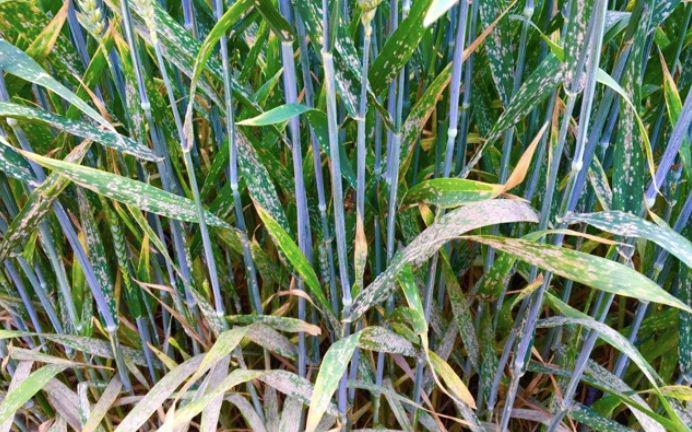
#> input picture data/samples/sample_1.jpg, 692 x 432 px
$ python -i severity.py   (imports and definitions only)
#> lines starting #> are read from the running program, lines starting #| are printed output that depends on the picture; after the words box and inside, x2 and y2 are one past the last pixel; in counts of white or black regions, pixels touching at a corner belong together
from typing import Dict, Any, Optional, Tuple, Union
import numpy as np
import cv2

class DiseaseSeverityEstimator:
    """
    Quantitative crop disease severity estimation engine.
    Computes disease-affected area strictly relative to valid leaf tissue area:
    Disease Severity (%) = (A_d / A_l) * 100
    where:
      A_d = number of pixels classified as diseased lesions
      A_l = number of pixels belonging to visible leaf tissue
    """
    def __init__(
        self,
        mild_threshold: float = 10.0,
        moderate_threshold: float = 25.0,
        min_valid_leaf_pixels: int = 100
    ):
        self.mild_threshold = mild_threshold
        self.moderate_threshold = moderate_threshold
        self.min_valid_leaf_pixels = min_valid_leaf_pixels

    def extract_leaf_tissue_mask(
        self,
        image_rgb: np.ndarray,
        user_leaf_mask: Optional[np.ndarray] = None
    ) -> Tuple[np.ndarray, str]:
        """
        Extracts visible plant leaf tissue mask to avoid background inflation.
        If user provides an explicit leaf mask, it is verified and utilized.
        Otherwise, an adaptive vegetation color-space segmentation (HSV + ExG)
        is applied to distinguish foliage from inert background.
        """
        if user_leaf_mask is not None:
            mask = (user_leaf_mask > 0).astype(np.uint8)
            return mask, "ground_truth_leaf_annotation"

        # Adaptive Leaf Foliage Extraction
        # Convert RGB to HSV and calculate Excess Green Index (ExG = 2*G - R - B)
        hsv = cv2.cvtColor(image_rgb, cv2.COLOR_RGB2HSV)
#> hsv: shape (432, 692, 3); mean H, S, V 60.6, 100.8, 132.8
        r, g, b = image_rgb[:, :, 0].astype(np.float32), image_rgb[:, :, 1].astype(np.float32), image_rgb[:, :, 2].astype(np.float32)
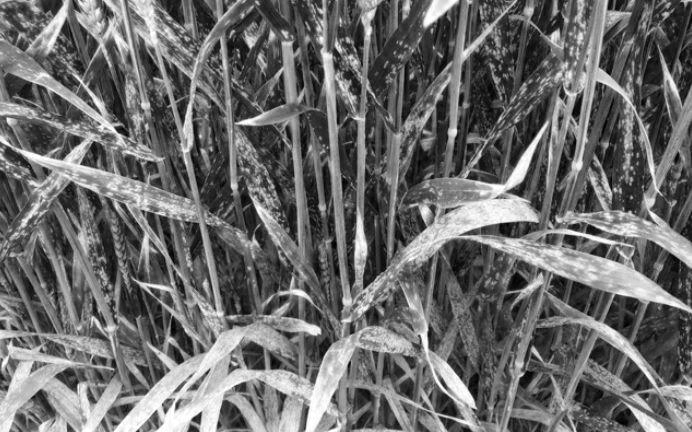
#> r: shape (432, 692) float32; min 0, max 255, mean 107.8
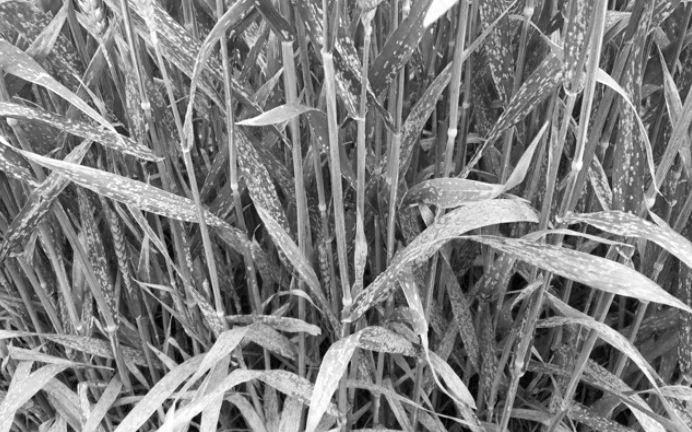
#> g: shape (432, 692) float32; min 0, max 255, mean 126.4
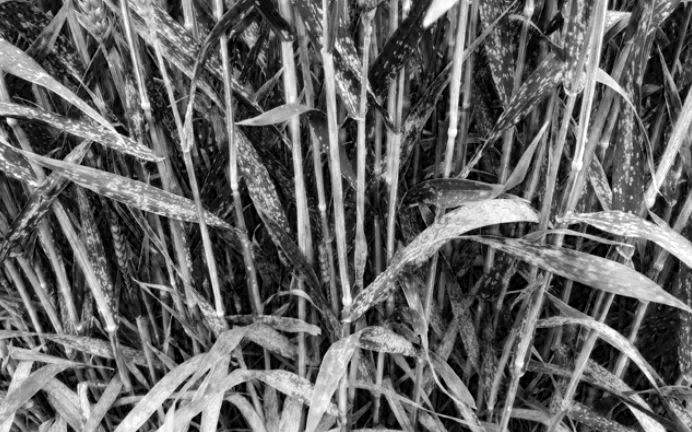
#> b: shape (432, 692) float32; min 0, max 255, mean 100.5
        exg = 2.0 * g - r - b
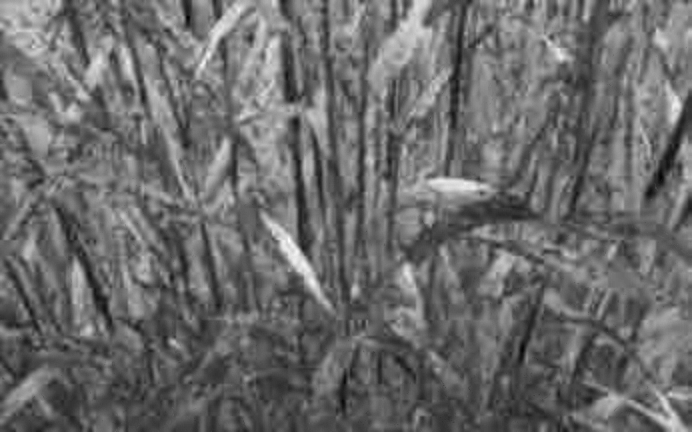
#> exg: shape (432, 692) float32; min -98, max 239, mean 44.4; drawn with min black and max white

        # Green & yellow-brown plant tissue ranges in HSV
        lower_green_yellow = np.array([15, 25, 25], dtype=np.uint8)
        upper_green_yellow = np.array([95, 255, 255], dtype=np.uint8)
        color_mask = cv2.inRange(hsv, lower_green_yellow, upper_green_yellow)
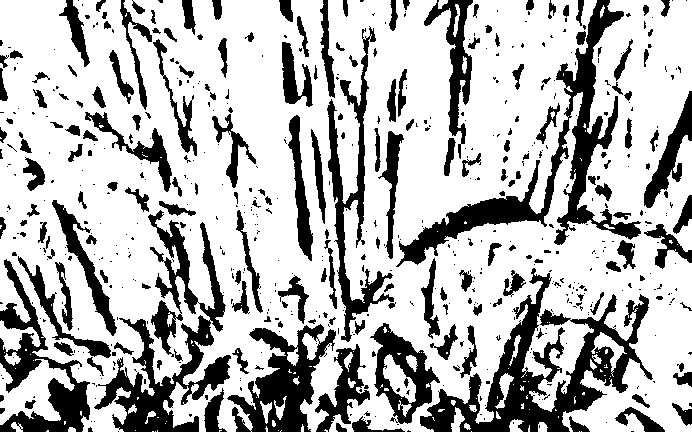
#> color_mask: shape (432, 692); 72.1% white; 618 black regions (426 under 20 px), largest, box (x1, y1, x2, y2) and area: (420, 268, 653, 432) 11111, (396, 0, 641, 267) 9460, (94, 210, 231, 432) 9000

        # Combined vegetation response
        exg_norm = np.clip((exg - exg.min()) / (exg.max() - exg.min() + 1e-6) * 255, 0, 255).astype(np.uint8)
        _, otsu_mask = cv2.threshold(exg_norm, 0, 255, cv2.THRESH_BINARY + cv2.THRESH_OTSU)
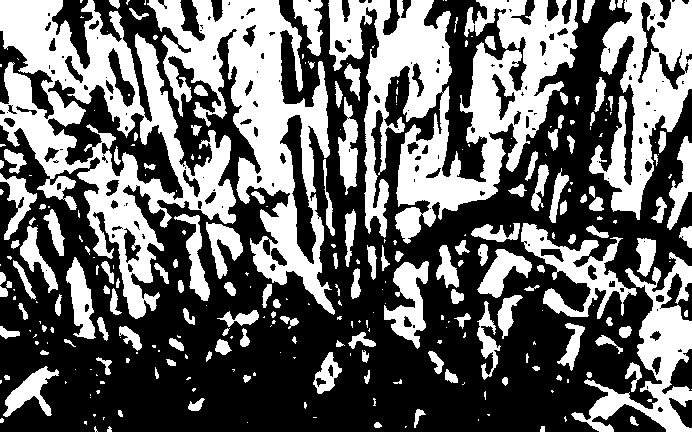
#> otsu_mask: shape (432, 692); 40.9% white; 293 white regions (147 under 20 px), largest, box (x1, y1, x2, y2) and area: (328, 0, 578, 244) 26669, (0, 0, 236, 319) 25217, (147, 0, 335, 315) 20345

        leaf_mask = cv2.bitwise_or(color_mask, otsu_mask)

        # Morphological cleanup
        kernel = cv2.getStructuringElement(cv2.MORPH_ELLIPSE, (5, 5))
        leaf_mask = cv2.morphologyEx(leaf_mask, cv2.MORPH_CLOSE, kernel)
#> leaf_mask: shape (432, 692); 76.5% white; 237 black regions (38 under 20 px), largest, box (x1, y1, x2, y2) and area: (420, 275, 649, 432) 8881, (557, 0, 624, 228) 4306, (229, 341, 320, 432) 3726
        leaf_mask = cv2.morphologyEx(leaf_mask, cv2.MORPH_OPEN, kernel)
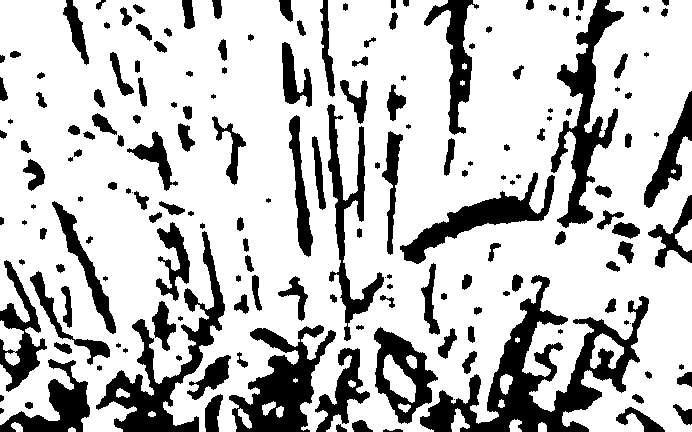
#> leaf_mask: shape (432, 692); 75.6% white; 178 black regions (28 under 20 px), largest, box (x1, y1, x2, y2) and area: (420, 275, 649, 432) 10665, (96, 231, 225, 432) 5726, (229, 325, 336, 432) 5204

        return (leaf_mask > 0).astype(np.uint8), "adaptive_vegetation_extraction"

    # [77 lines left out: function estimate_severity, not called in this run]

>>> import cv2
>>> picture = cv2.cvtColor(cv2.imread('../../../data/samples/sample_1.jpg'), cv2.COLOR_BGR2RGB)
>>> result = DiseaseSeverityEstimator().extract_leaf_tissue_mask(picture)

$ run again, on data/samples/sample_2.jpg
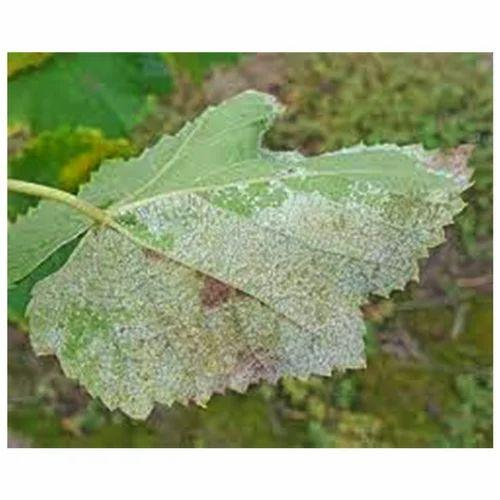
#> input picture data/samples/sample_2.jpg, 500 x 500 px
#> hsv: shape (500, 500, 3); mean H, S, V 33.4, 75.1, 165
#> in extract_leaf_tissue_mask, `color_mask = cv2.inRange(hsv, lower_green_yellow, upper_green_yellow)`:
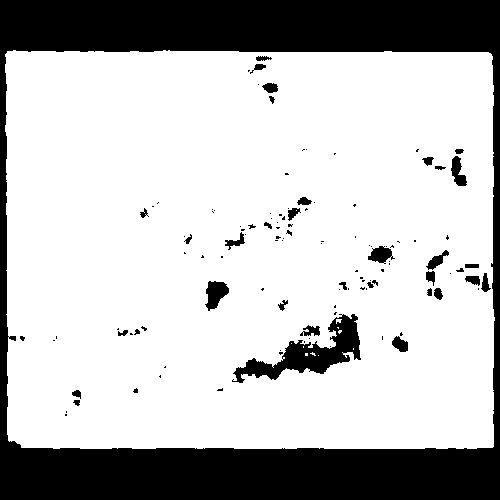
#> color_mask: shape (500, 500); 74.7% white; 117 black regions (82 under 20 px), largest, box (x1, y1, x2, y2) and area: (0, 0, 500, 500) 56994, (232, 314, 361, 383) 2953, (205, 281, 229, 311) 443
#> otsu_mask: shape (500, 500); 38.7% white; 72 white regions (45 under 20 px), largest, box (x1, y1, x2, y2) and area: (7, 51, 492, 448) 76387, (192, 298, 492, 448) 15747, (470, 141, 492, 193) 827
#> in extract_leaf_tissue_mask, `leaf_mask = cv2.morphologyEx(leaf_mask, cv2.MORPH_OPEN, kernel)`:
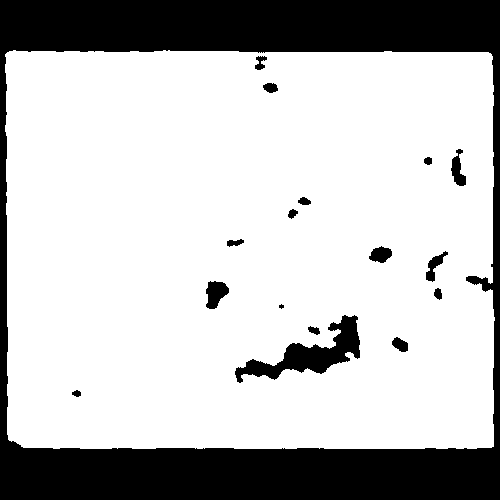
#> leaf_mask: shape (500, 500); 75.2% white; 17 black regions (1 under 20 px), largest, box (x1, y1, x2, y2) and area: (0, 0, 500, 500) 57182, (235, 315, 360, 383) 2819, (206, 281, 229, 309) 434

$ run again, on data/samples/sample_3.jpg
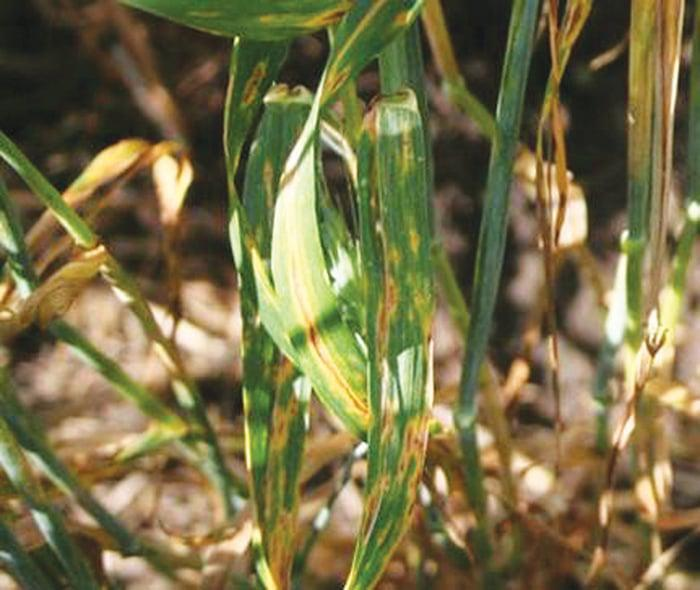
#> input picture data/samples/sample_3.jpg, 700 x 590 px
#> hsv: shape (590, 700, 3); mean H, S, V 27.4, 111.2, 125.5
#> in extract_leaf_tissue_mask, `color_mask = cv2.inRange(hsv, lower_green_yellow, upper_green_yellow)`:
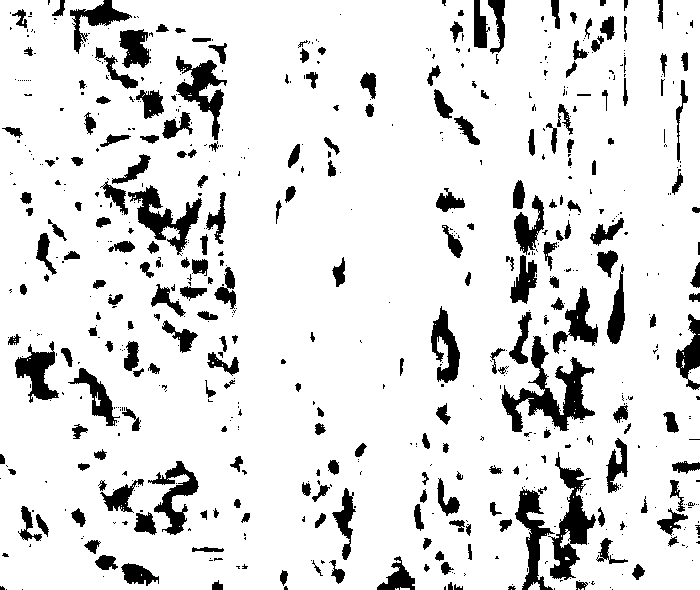
#> color_mask: shape (590, 700); 87.8% white; 678 black regions (440 under 20 px), largest, box (x1, y1, x2, y2) and area: (501, 336, 595, 432) 3002, (548, 452, 596, 580) 2211, (128, 185, 202, 256) 1744
#> otsu_mask: shape (590, 700); 31.2% white; 145 white regions (85 under 20 px), largest, box (x1, y1, x2, y2) and area: (55, 0, 535, 590) 101957, (0, 134, 155, 332) 4198, (617, 139, 654, 384) 4057
#> in extract_leaf_tissue_mask, `leaf_mask = cv2.morphologyEx(leaf_mask, cv2.MORPH_OPEN, kernel)`:
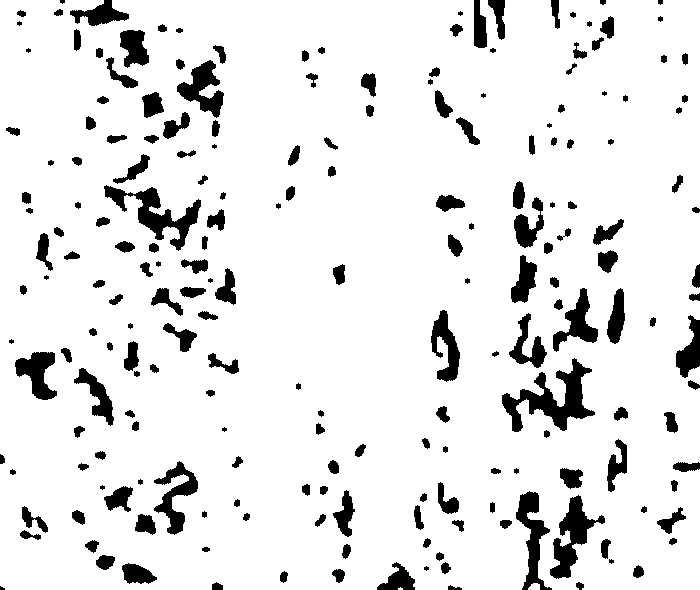
#> leaf_mask: shape (590, 700); 90.1% white; 209 black regions (16 under 20 px), largest, box (x1, y1, x2, y2) and area: (502, 358, 595, 432) 2559, (104, 185, 201, 251) 1925, (550, 495, 605, 579) 1691

$ run again, on data/samples/sample_4.jpg
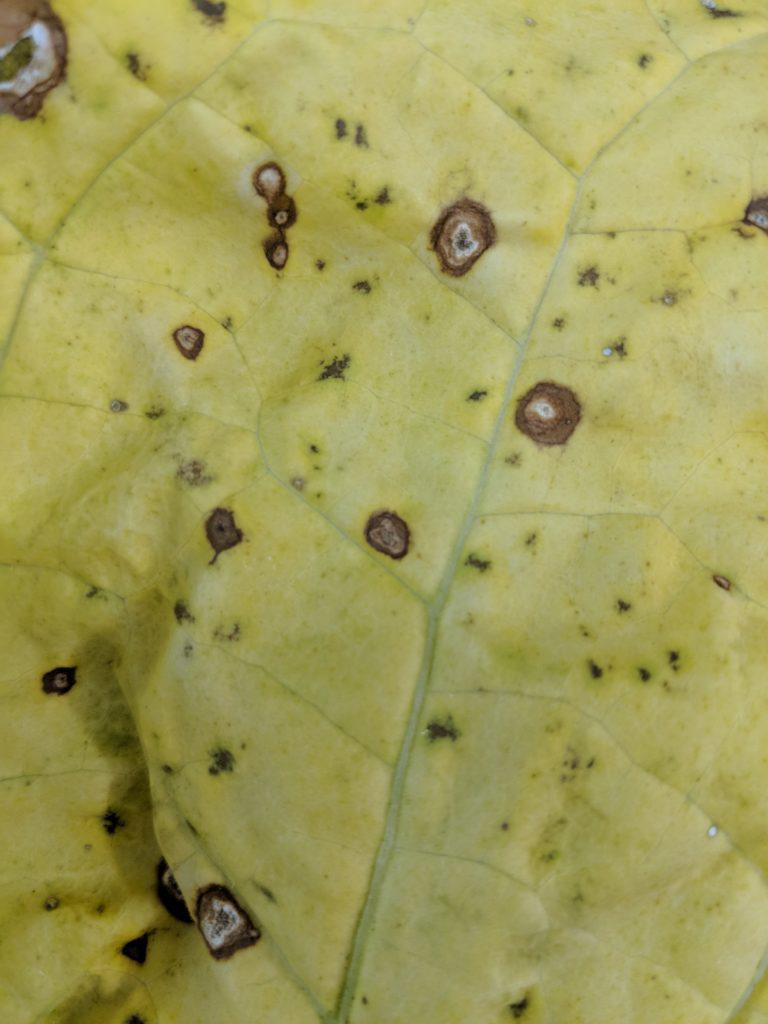
#> input picture data/samples/sample_4.jpg, 768 x 1024 px
#> hsv: shape (1024, 768, 3); mean H, S, V 28.9, 116.3, 161.4
#> color_mask: shape (1024, 768); 98.7% white; 125 black regions (66 under 20 px), largest, box (x1, y1, x2, y2) and area: (8, 22, 60, 61) 987, (524, 385, 571, 433) 899, (157, 860, 193, 924) 868
#> otsu_mask: shape (1024, 768); 95.4% white; 188 black regions (119 under 20 px), largest, box (x1, y1, x2, y2) and area: (0, 0, 68, 121) 6498, (148, 857, 262, 961) 5524, (428, 192, 502, 278) 4262
#> in extract_leaf_tissue_mask, `leaf_mask = cv2.morphologyEx(leaf_mask, cv2.MORPH_CLOSE, kernel)`:
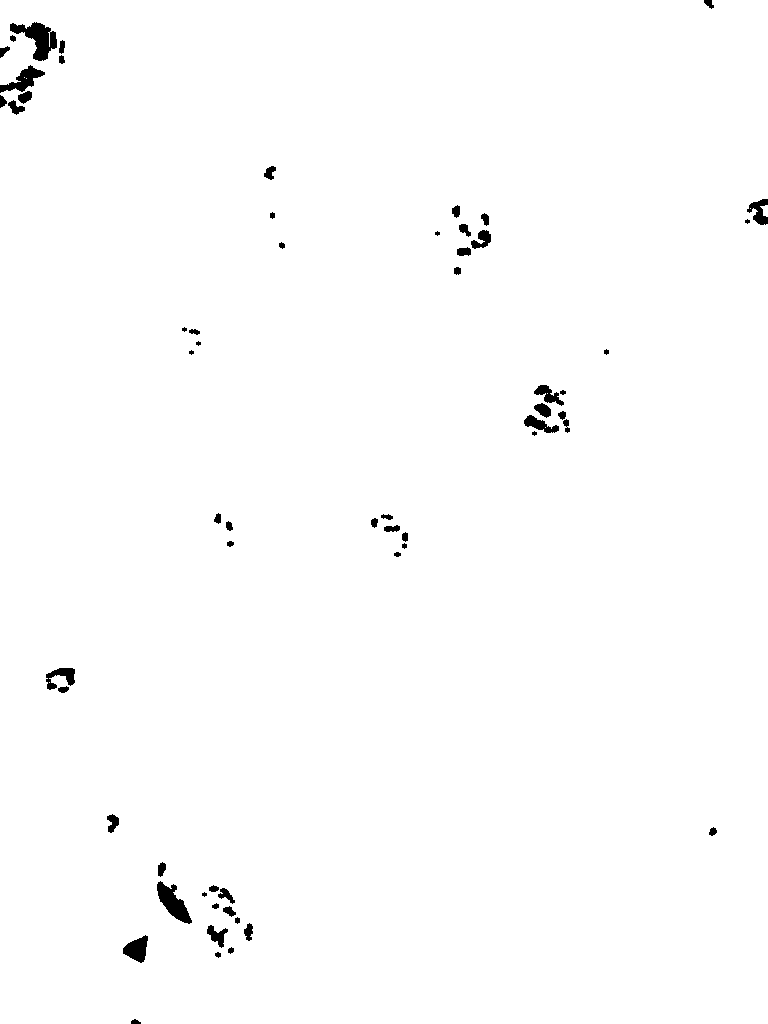
#> leaf_mask: shape (1024, 768); 99.1% white; 61 black regions (7 under 20 px), largest, box (x1, y1, x2, y2) and area: (10, 22, 57, 61) 862, (157, 881, 192, 924) 692, (0, 65, 45, 93) 503
